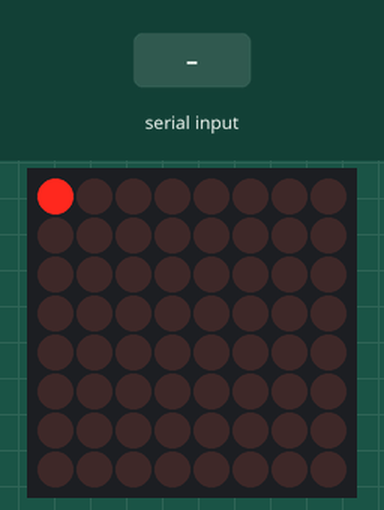
Simulated run of this sketch. Board: Arduino Uno, built with avr-gcc and run on an emulated ATmega328P. Parts: 8×8 LED matrix. Inputs (shaded band) come from the test bench. Random numbers use the default seed unless the sketch sets one; what the sketch prints to the serial monitor is not drawn.

Above: at 1.07 s.
1.3 s: "n" received over Serial
At 1.91 s:
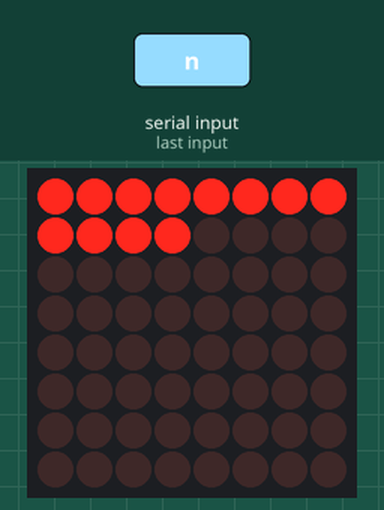
4.6 s: "s" received over Serial
At 6.99 s:
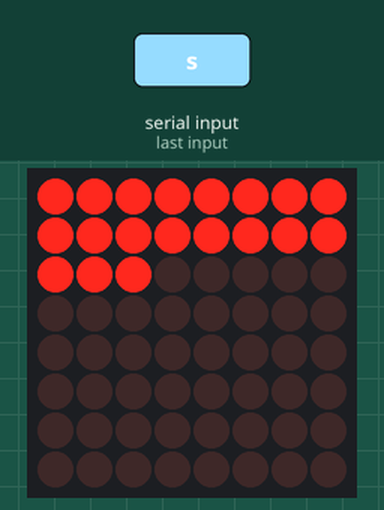
7.3 s: "e" received over Serial
At 9.7 s:
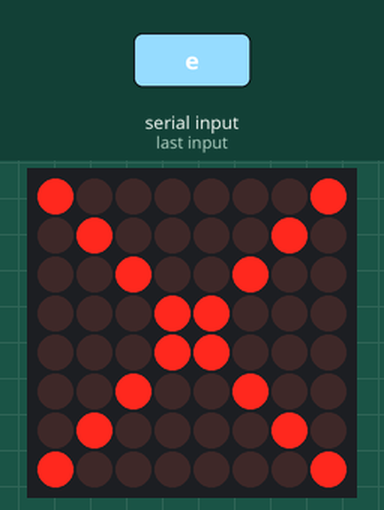
9.9 s: "l" received over Serial
At 11.8 s:
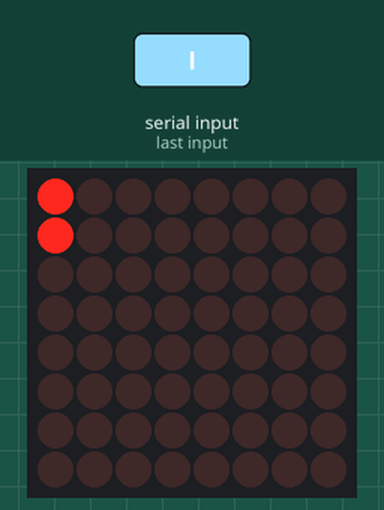
12.2 s: "d" received over Serial
At 13.4 s:
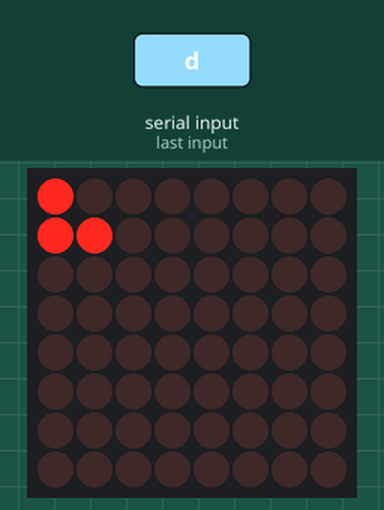
13.7 s: "r" received over Serial
At 14.7 s:
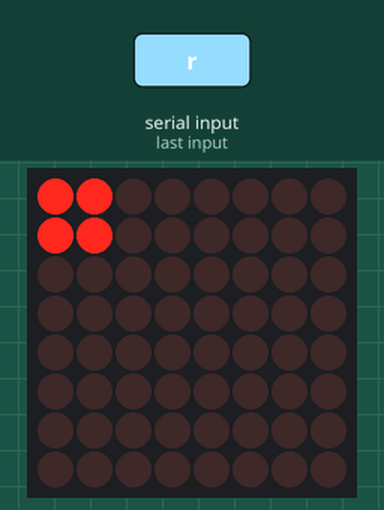

Measured:
- after the input at 12.2 s, the display: changes at once (image 5)
- after the input at 13.7 s, the display: changes at once (image 6)

The sketch:

CharQueue.ino
```cpp
// Include Arduino FreeRTOS library
#include <Arduino_FreeRTOS.h>

// Include queue support
#include <queue.h>

// Include LedControl library to control the LED matrix
#include <LedControl.h>

#define DISPLAY_DELAY 10
#define NEW_DISPLAY_ANIMATION_SPEED 50
#define AFTER_SPRITE_DELAY 1500

QueueHandle_t charQueue;
LedControl lc = LedControl(12,11,10,1);

void newDisplay();
void errorDisplay();
void stopDisplay();
void updateDisplay(int delta_x, int delta_y);
void squarePattern();
void patternMatching(int num_expected_input);

int led_x = 0;
int led_y = 0;
int pos[8][8] = {0};
int pattern1[8][8] = {0};

byte cross[] = {
B10000001,
B01000010,
B00100100,
B00011000,
B00011000,
B00100100,
B01000010,
B10000001
};

byte circle[] = {
B00111100,
B01000010,
B10000001,
B10000001,
B10000001,
B10000001,
B01000010,
B00111100
};

TaskHandle_t xHandle = NULL;

void setup() {
  lc.shutdown(0,false);
  lc.setIntensity(0, 8);
  lc.clearDisplay(0);

  /**
   * Create a queue.
   * https://www.freertos.org/a00116.html
   */
  charQueue = xQueueCreate(10, // Queue length
                              sizeof(char) // Queue item size
                              );

  if (charQueue != NULL) {

    // Create task that consumes the queue if it was created.
    xTaskCreate(TaskDisplay, // Task function
                "Display", // A name just for humans
                128,  // This stack size can be checked & adjusted by reading the Stack Highwater
                NULL,
                2, // Priority, with 3 (configMAX_PRIORITIES - 1) being the highest, and 0 being the lowest.
                NULL);


    // Create task that publish data in the queue if it was created.
    xTaskCreate(TaskReadCommand, // Task function
                "ReadCommand", // Task name
                128,  // Stack size
                NULL,
                2, // Priority
                NULL);

    xTaskCreate(TaskBlink, // Task function
              "Blink", // Task name
              128, // Stack size
              NULL,
              0, // Priority
              &xHandle);

  }

  Serial.begin(9600);

}

void loop() {}

void TaskReadCommand(void *pvParameters)
{
  (void) pvParameters;
  while (!Serial) {
    vTaskDelay(1);
  }
  for (;;)
  {
     char sensorValue = 0;
     if (Serial.available()){
        sensorValue = Serial.read();
        xQueueSend(charQueue, &sensorValue, portMAX_DELAY);
     }
     vTaskDelay(1);
  }
}

void TaskDisplay(void * pvParameters) {
  (void) pvParameters;

  // Wait for serial port to connect. Needed for native USB, on LEONARDO, MICRO, YUN, and other 32u4 based boards.
  while (!Serial) {
    vTaskDelay(1);
  }

  char valueFromQueue;

  for (;;)
  {
    /**
     * Read an item from a queue.
     * https://www.freertos.org/a00118.html
     */
    if (xQueueReceive(charQueue, &valueFromQueue, portMAX_DELAY) == pdPASS) {
      Serial.print(valueFromQueue);
      switch(valueFromQueue) {
        case 'n':
          newDisplay();
          // squarePattern();
          setInitPosition();
          break;
        case 'e':
          errorDisplay();
          break;
        case 's':
          stopDisplay();
          break;
        case 'u':
          updateDisplay(-1, 0);
          break;
        case 'd':
          updateDisplay(1, 0);
          break;
        case 'r':
          updateDisplay(0, -1);
          break;
        case 'l':
          updateDisplay(0, 1);
          break;
        case 'm':
          patternMatching(28);
          break;
      }
    }
  }
}

void squarePattern(){
  Serial.print("\nLet's Draw Square!");
  int count = 0;
  int score = 0;
  for (int i = 0; i < 8; i++){
    for (int j = 0; j < 8; j++){
      if (i == 0 || i == 7){
        pattern1[i][j] = 1;
        lc.setLed(0, i, j, 1);
      }
      else if (j == 0 || j == 7){
        pattern1[i][j] = 1;
        lc.setLed(0, i, j, 1);
      }
    }
  }
  delay(AFTER_SPRITE_DELAY);
  lc.clearDisplay(0);
}

/*
void trianglePattern(){
  Serial.print("\nHere Comes...Triangle!");
  int count = 0;
  int score = 0;
  for (int i = 0; i < 8; i++){
    for (int j = 0; j < 8; j++){
      if ((i == j) || (i == j + 1)){
        pattern1[i][j] = 1;
        lc.setLed(0, i, j, 1);
        }
      if (i == 0){
        pattern1[i][j] = 1;
        lc.setLed(0, i, j, 1);
      }
      if (j == 7){
        pattern1[i][j] = 1;
        lc.setLed(0, i, j, 1);
      }
    }
  }
  delay(AFTER_SPRITE_DELAY);
  lc.clearDisplay(0);
}*/

// Function to compute the score of how good the player matches a pattern
// The following is the method of calculation basically using euclidean distance method
// score = {1 - abs(# of expected inputs - # of inputs)/(# of expected inputs)} * {1 - (expected value in the pattern vector - value in the position vector))/# of array} * 100
void patternMatching(int num_expected_inputs){
  float num_diff = 0;
  float score = 0;
  float num_input = 0;

  for (int i = 0; i < 8; i++){
    for (int j = 0; j < 8; j++){
      if (pattern1[i][j] != pos[i][j]){
        num_diff++;
      }
      if (pos[i][j] == 1){
        num_input++;
      }
    }
  }

  score = (1 - abs(num_expected_inputs - num_input)/num_expected_inputs)*((64 - num_diff)/64)*100;

  if (num_diff == 0){
    Serial.println("\nSuccess! Good Job!");
    setSprite(circle);
  }
  else {
    char buffer[30];
    int matching_score = score;
    sprintf(buffer, "\nFail! The Matching Score Is %d", matching_score);
    Serial.println(buffer);
    delete[] buffer;
    setSprite(cross);
  }
  delay(AFTER_SPRITE_DELAY);
  lc.clearDisplay(0);
  memset(pos, 0, sizeof(pos));
  setInitPosition();
}

void setSprite(byte *sprite){
    for(int r = 0; r < 8; r++){
        lc.setRow(0, r, sprite[r]);
    }
}

void updateDisplay(int delta_x, int delta_y){
  lc.setLed(0, led_y, led_x,1);
  if ((led_x + delta_x <= 7 && led_x + delta_x >= 0) && (led_y + delta_y <= 7 && led_y + delta_y >= 0)){
    led_y += delta_y;
    led_x += delta_x;
  }
  else if ((led_x + delta_x > 7 || led_x + delta_x < 0) && (led_y + delta_y <= 7 && led_y + delta_y >= 0)){
    led_y += delta_y;
  }
  else if ((led_x + delta_x <= 7 && led_x + delta_x >= 0) && (led_y + delta_y > 7 || led_y + delta_y < 0)){
    led_x += delta_x;
  }
  lc.setLed(0, led_y, led_x,1);
  pos[led_y][led_x] = 1;
  if (led_x == 0 && led_y == 0){
    patternMatching(28);
  }
}

void setInitPosition(){
   lc.setLed(0, 0, 0, 1);
   led_y = 0;
   led_x = 0;
}

void newDisplay() {
    lc.clearDisplay(0);
    Serial.print("\nNew Game Is Started!");
    for(int r = 0; r < 8; r++){
        for(int c = 0; c < 8; c++){
            lc.setLed(0, r, c, HIGH);
            delay(NEW_DISPLAY_ANIMATION_SPEED);
        }
    }
    lc.clearDisplay(0);
    memset(pos, 0, sizeof(pos));
    vTaskResume( xHandle );

    int pattern = rand() % 3 + 1;
    switch(pattern){
      case 1:
        squarePattern();
        break;
      case 2:
        squarePattern();
        break;
      case 3:
        squarePattern();
        break;
    }
}

void errorDisplay() {
    lc.clearDisplay(0);
    Serial.print("\nSome Error is Occurred!");
    setSprite(cross);
    delay(AFTER_SPRITE_DELAY);
    lc.clearDisplay(0);
    lc.setLed(0, led_y, led_x, 1);
}

void stopDisplay() {
    lc.clearDisplay(0);
    Serial.print("\nGame is terminated!");
    for(int r = 0; r < 8; r++){
        for(int c = 0; c < 8; c++){
            lc.setLed(0, r, c, HIGH);
            delay(NEW_DISPLAY_ANIMATION_SPEED);
        }
    }
    lc.clearDisplay(0);
    vTaskSuspend(xHandle);
}

/* On Board Blink */
void TaskBlink(void *pvParameters)
{
  (void) pvParameters;

  for (;;)
  {
    lc.setLed(0, led_y, led_x,0);
    vTaskDelay( 200 / portTICK_PERIOD_MS );
    lc.setLed(0, led_y, led_x,1);
    vTaskDelay( 200 / portTICK_PERIOD_MS );
  }
}
```
